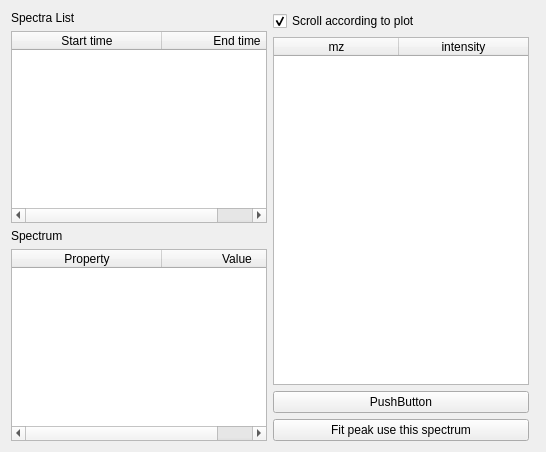
         <widget class="QWidget" name="spectra1Tab">
          <attribute name="title">
           <string>Spectra</string>
          </attribute>
          <layout class="QHBoxLayout" name="horizontalLayout_3">
           <item>
            <layout class="QVBoxLayout" name="verticalLayout_7">
             <item>
              <widget class="QLabel" name="label_10">
               <property name="text">
                <string>Spectra List</string>
               </property>
              </widget>
             </item>
             <item>
              <widget class="QTableWidget" name="spectra1TableWidget">
               <property name="sizePolicy">
                <sizepolicy hsizetype="Preferred" vsizetype="Expanding">
                 <horstretch>0</horstretch>
                 <verstretch>0</verstretch>
                </sizepolicy>
               </property>
               <property name="minimumSize">
                <size>
                 <width>200</width>
                 <height>0</height>
                </size>
               </property>
               <property name="horizontalScrollBarPolicy">
                <enum>Qt::ScrollBarAlwaysOn</enum>
               </property>
               <property name="sizeAdjustPolicy">
                <enum>QAbstractScrollArea::AdjustIgnored</enum>
               </property>
               <property name="editTriggers">
                <set>QAbstractItemView::NoEditTriggers</set>
               </property>
               <property name="textElideMode">
                <enum>Qt::ElideNone</enum>
               </property>
               <property name="verticalScrollMode">
                <enum>QAbstractItemView::ScrollPerPixel</enum>
               </property>
               <property name="horizontalScrollMode">
                <enum>QAbstractItemView::ScrollPerPixel</enum>
               </property>
               <attribute name="horizontalHeaderDefaultSectionSize">
                <number>150</number>
               </attribute>
               <attribute name="horizontalHeaderMinimumSectionSize">
                <number>50</number>
               </attribute>
               <attribute name="horizontalHeaderStretchLastSection">
                <bool>true</bool>
               </attribute>
               <column>
                <property name="text">
                 <string>Start time</string>
                </property>
               </column>
               <column>
                <property name="text">
                 <string>End time</string>
                </property>
               </column>
              </widget>
             </item>
             <item>
              <widget class="QLabel" name="label_9">
               <property name="text">
                <string>Spectrum</string>
               </property>
              </widget>
             </item>
             <item>
              <widget class="QTableWidget" name="spectrum1PropertyTableWidget">
               <property name="sizePolicy">
                <sizepolicy hsizetype="Preferred" vsizetype="Expanding">
                 <horstretch>0</horstretch>
                 <verstretch>0</verstretch>
                </sizepolicy>
               </property>
               <property name="horizontalScrollBarPolicy">
                <enum>Qt::ScrollBarAlwaysOn</enum>
               </property>
               <property name="sizeAdjustPolicy">
                <enum>QAbstractScrollArea::AdjustIgnored</enum>
               </property>
               <property name="editTriggers">
                <set>QAbstractItemView::NoEditTriggers</set>
               </property>
               <property name="dragDropOverwriteMode">
                <bool>true</bool>
               </property>
               <property name="textElideMode">
                <enum>Qt::ElideNone</enum>
               </property>
               <property name="verticalScrollMode">
                <enum>QAbstractItemView::ScrollPerPixel</enum>
               </property>
               <property name="horizontalScrollMode">
                <enum>QAbstractItemView::ScrollPerPixel</enum>
               </property>
               <attribute name="horizontalHeaderDefaultSectionSize">
                <number>150</number>
               </attribute>
               <attribute name="horizontalHeaderMinimumSectionSize">
                <number>30</number>
               </attribute>
               <attribute name="horizontalHeaderStretchLastSection">
                <bool>true</bool>
               </attribute>
               <attribute name="verticalHeaderVisible">
                <bool>false</bool>
               </attribute>
               <column>
                <property name="text">
                 <string>Property</string>
                </property>
               </column>
               <column>
                <property name="text">
                 <string>Value</string>
                </property>
               </column>
              </widget>
             </item>
            </layout>
           </item>
           <item>
            <layout class="QVBoxLayout" name="verticalLayout_8">
             <item>
              <widget class="QCheckBox" name="spectrum1AutoScrollCheckBox">
               <property name="text">
                <string>Scroll according to plot</string>
               </property>
               <property name="checked">
                <bool>true</bool>
               </property>
              </widget>
             </item>
             <item>
              <widget class="QTableWidget" name="spectrum1TableWidget">
               <property name="sizePolicy">
                <sizepolicy hsizetype="Preferred" vsizetype="Expanding">
                 <horstretch>0</horstretch>
                 <verstretch>0</verstretch>
                </sizepolicy>
               </property>
               <property name="minimumSize">
                <size>
                 <width>250</width>
                 <height>0</height>
                </size>
               </property>
               <property name="editTriggers">
                <set>QAbstractItemView::NoEditTriggers</set>
               </property>
               <property name="textElideMode">
                <enum>Qt::ElideNone</enum>
               </property>
               <property name="verticalScrollMode">
                <enum>QAbstractItemView::ScrollPerItem</enum>
               </property>
               <property name="horizontalScrollMode">
                <enum>QAbstractItemView::ScrollPerPixel</enum>
               </property>
               <attribute name="horizontalHeaderDefaultSectionSize">
                <number>125</number>
               </attribute>
               <attribute name="horizontalHeaderMinimumSectionSize">
                <number>50</number>
               </attribute>
               <attribute name="horizontalHeaderStretchLastSection">
                <bool>true</bool>
               </attribute>
               <attribute name="verticalHeaderVisible">
                <bool>false</bool>
               </attribute>
               <attribute name="verticalHeaderStretchLastSection">
                <bool>false</bool>
               </attribute>
               <column>
                <property name="text">
                 <string>mz</string>
                </property>
               </column>
               <column>
                <property name="text">
                 <string>intensity</string>
                </property>
               </column>
              </widget>
             </item>
             <item>
              <widget class="QPushButton" name="pushButton_8">
               <property name="text">
                <string>PushButton</string>
               </property>
              </widget>
             </item>
             <item>
              <widget class="QPushButton" name="fitPeakPushButton">
               <property name="text">
                <string>Fit peak use this spectrum</string>
               </property>
              </widget>
             </item>
            </layout>
           </item>
           <item>
            <widget class="QWidget" name="spectrum1Widget" native="true">
             <property name="sizePolicy">
              <sizepolicy hsizetype="Expanding" vsizetype="Expanding">
               <horstretch>0</horstretch>
               <verstretch>0</verstretch>
              </sizepolicy>
             </property>
            </widget>
           </item>
          </layout>
         </widget>
